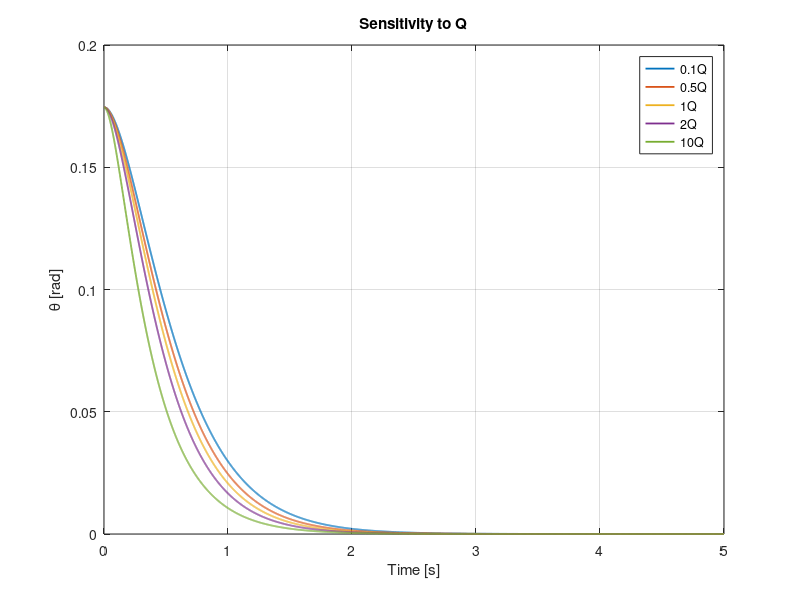
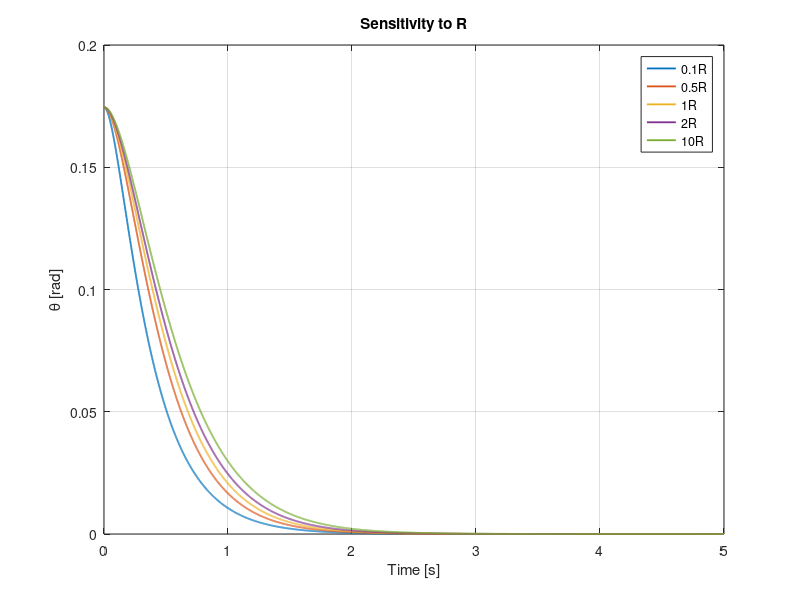
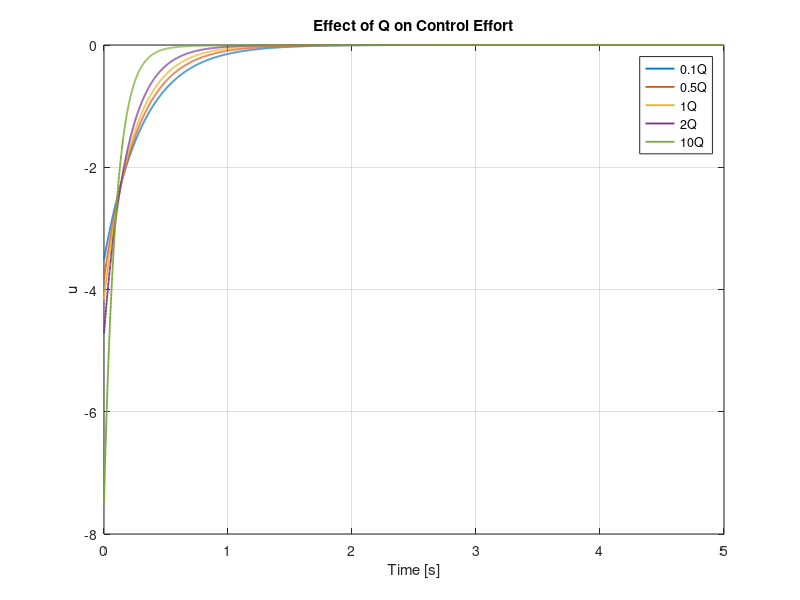
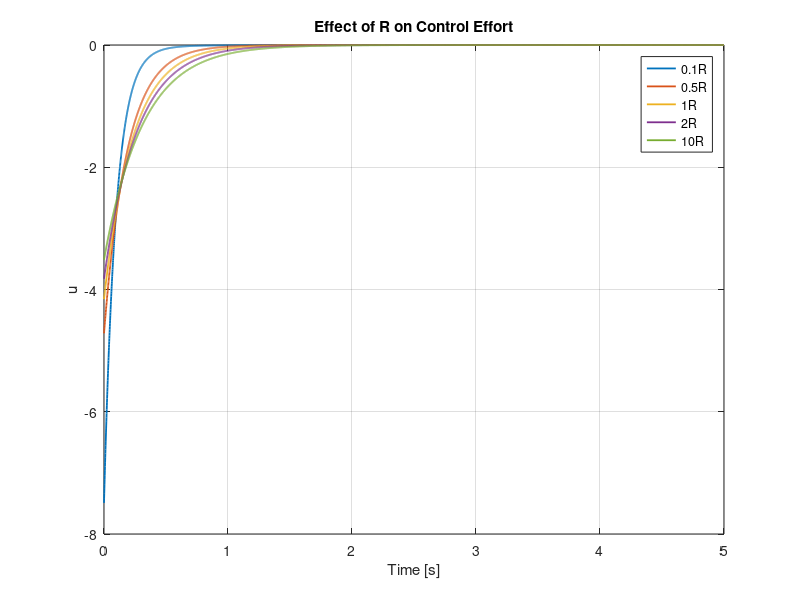

MATLAB code to generate these figures, in order:
%% Q/R ABLATION STUDY
% Study the effect of Q and R on LQR performance

clear;
clc;
close all;

%% Plant

m = 1;
l = 1;
b = 0.2;
g = 9.81;

A = [0        1;
     g/l   -b/(m*l^2)];

B = [0;
     1/(m*l^2)];

%% Simulation settings

x0 = [10*pi/180; 0];

t = 0:0.001:5;

%% Baseline

Q_base = diag([100 10]);
R_base = 1;

[K_base,~,P_base] = lqr(A,B,Q_base,R_base);

%% ============================================================
% 1. Q sensitivity
% =============================================================

Q_scales = [0.1 0.5 1 2 10];

figure;

for i = 1:length(Q_scales)

    Q = Q_scales(i)*Q_base;

    K = lqr(A,B,Q,R_base);

    Acl = A-B*K;

    sys_cl = ss(Acl,B,eye(2),zeros(2,1));

    [x,t_sim] = initial(sys_cl,x0,t);

    plot(t_sim,x(:,1),'LineWidth',1.3);
    hold on;

end

grid on;

xlabel('Time [s]');
ylabel('\theta [rad]');

legend( ...
    '0.1Q',...
    '0.5Q',...
    '1Q',...
    '2Q',...
    '10Q');

title('Sensitivity to Q');

%% ============================================================
% 2. R sensitivity
% =============================================================

R_scales = [0.1 0.5 1 2 10];

figure;

for i = 1:length(R_scales)

    R = R_scales(i)*R_base;

    K = lqr(A,B,Q_base,R);

    Acl = A-B*K;

    sys_cl = ss(Acl,B,eye(2),zeros(2,1));

    [x,t_sim] = initial(sys_cl,x0,t);

    plot(t_sim,x(:,1),'LineWidth',1.3);
    hold on;

end

grid on;

xlabel('Time [s]');
ylabel('\theta [rad]');

legend( ...
    '0.1R',...
    '0.5R',...
    '1R',...
    '2R',...
    '10R');

title('Sensitivity to R');

%% ============================================================
% 3. Q effect on control effort
% =============================================================

figure;

for i = 1:length(Q_scales)

    Q = Q_scales(i)*Q_base;

    K = lqr(A,B,Q,R_base);

    Acl = A-B*K;

    sys_cl = ss(Acl,B,eye(2),zeros(2,1));

    [x,t_sim] = initial(sys_cl,x0,t);

    u = -(K*x')';

    plot(t_sim,u,'LineWidth',1.3);
    hold on;

end

grid on;

xlabel('Time [s]');
ylabel('u');

legend( ...
    '0.1Q',...
    '0.5Q',...
    '1Q',...
    '2Q',...
    '10Q');

title('Effect of Q on Control Effort');

%% ============================================================
% 4. R effect on control effort
% =============================================================

figure;

for i = 1:length(R_scales)

    R = R_scales(i)*R_base;

    K = lqr(A,B,Q_base,R);

    Acl = A-B*K;

    sys_cl = ss(Acl,B,eye(2),zeros(2,1));

    [x,t_sim] = initial(sys_cl,x0,t);

    u = -(K*x')';

    plot(t_sim,u,'LineWidth',1.3);
    hold on;

end

grid on;

xlabel('Time [s]');
ylabel('u');

legend( ...
    '0.1R',...
    '0.5R',...
    '1R',...
    '2R',...
    '10R');

title('Effect of R on Control Effort');


function metrics = evaluate_lqr(A,B,Q,R,x0,t)

    [K,~,P] = lqr(A,B,Q,R);

    Acl = A-B*K;

    sys_cl = ss(Acl,B,eye(size(A)),zeros(size(A,1),size(B,2)));

    [x,t] = initial(sys_cl,x0,t);

    u = -(K*x')';

    %% State cost

    state_cost_signal = sum((x*Q).*x,2);

    %% Control cost

    control_cost_signal = sum((u*R).*u,2);

    %% Total cost

    Jx = trapz(t,state_cost_signal);
    Ju = trapz(t,control_cost_signal);

    J = Jx + Ju;

    %% Metrics

    metrics.K = K;
    metrics.poles = P;

    metrics.Jx = Jx;
    metrics.Ju = Ju;
    metrics.J = J;

    metrics.max_state = max(abs(x(:,1)));

    metrics.rms_control = sqrt(mean(u.^2));

    metrics.max_control = max(abs(u));

    %% Settling time

    theta = abs(x(:,1));

    threshold = 0.02*abs(x0(1));

    idx = find(theta > threshold);

    if isempty(idx)

        metrics.settling_time = 0;

    else

        metrics.settling_time = t(idx(end));

    end

end

Q_scales = [0.1 0.5 1 2 10];

results = zeros(length(Q_scales),5);

for i = 1:length(Q_scales)

    Q = Q_scales(i)*Q_base;

    M = evaluate_lqr(A,B,Q,R_base,x0,t);

    results(i,:) = [ ...
        Q_scales(i), ...
        M.J, ...
        M.Jx, ...
        M.Ju, ...
        M.max_control];

end

disp("   Q scale    |    J |     Jx |    Ju |     max(u)")
disp(results);
